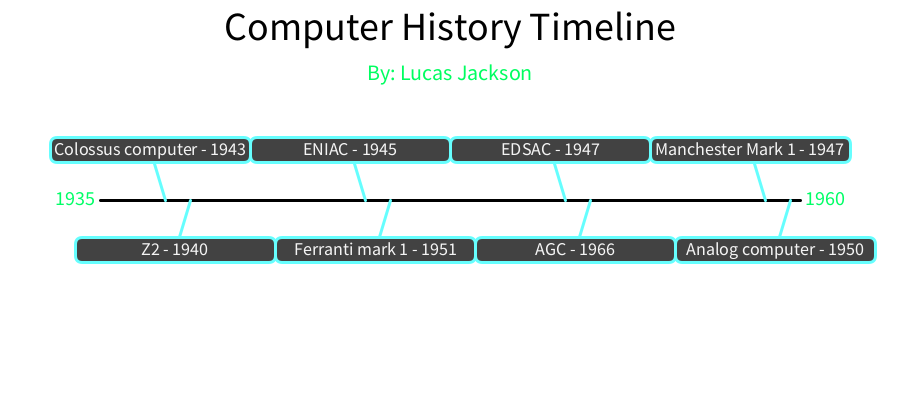
Frame 1 (no input)
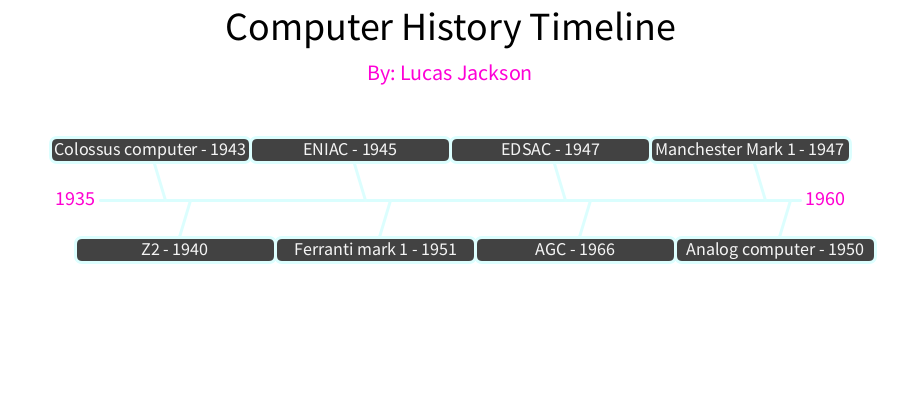
Frame 60 (the mouse pressed at the canvas centre just before this capture)
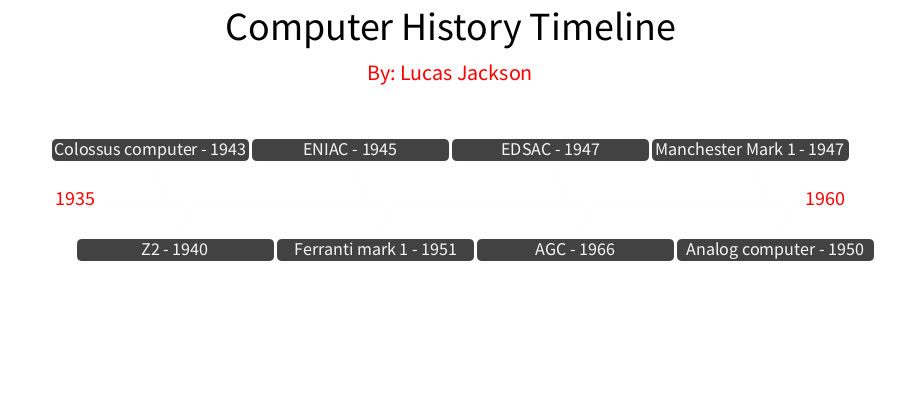
Frame 120 (the mouse held since frame 60 and released just before this capture)

The Processing sketch that drew these frames (run headless with seeded random() and noise(); from frame 60 on, the mouse is pressed at the canvas centre):

// Processing sketch: History_Of_Computers
// ── History_Of_Computers.pde
//Lucas Jackson | History of Computers | Sept 8 2022
int f=0;
void setup() {
  size(900, 400);
  background(255);
  
}

void draw() {
  background(255);
  
  // Render/Make Title
  fill(0);
  textAlign(CENTER);
  textSize(40);
  text("Computer History Timeline", width/2, 40);
  textSize(22);
  colorMode(HSB);
  if(f >= 255) {f = 0;} else {f++;}
  fill(f+100,254,254);
  text("By: Lucas Jackson", width/2, 80);
  colorMode(RGB);
  fill(254);

  //Render/Make Timeline
  strokeWeight(3);
  line(100, 200, 800, 200);
  textSize(20);
  colorMode(HSB);
  if(f >= 255) {f = 0;} else {f++;}
  fill(f+100,254,254);
  text("1935", 75, 205);
  text("1960",825, 205);
  colorMode(RGB);
  fill(256);
  // Render/Make Timeline Items
  fill(f+100,254,254);
  stroke(f+100,254,254);
  histEvent(150,150,"Colossus computer - 1943","Created by tommy flowers \n designed to solve a problem posed by a mathematician", true);
  histEvent(350,150,"ENIAC - 1945","First programmable, electronic, general-purpose digital computer, \n created by John Mauchly and J. presper eckert", true);  
  histEvent(550,150,"EDSAC - 1947","created by Maurice Wilkes \n intending to develop a commercially applied computer and succeeding in Lyons development of LEO", true);
  histEvent(750,150,"Manchester Mark 1 - 1947","Made by a team of 4 it allowed researchers to gain experience in the practical use of computers \n pioneering inclusion of index registers", true);
  histEvent(175,250,"Z2 - 1940","completed by Zuse in his parents home in 1940 the computer weighed more than 600lbs", false);
  histEvent(375,250,"Ferranti mark 1 - 1951","Produced by british electrical engineering firm \n it is the tidied up and commercialized version of the manchester mark 1", false);
  histEvent(575,250,"AGC - 1966","Created by charles stark draper laboratory \n provided computation and electronic interfaces for guidance, navigation, and control of the spacecraft.", false);
  histEvent(775,250,"Analog computer - 1950","It uses the continuous variation aspect of physical phenomena such as electrical, mechanical, or hydraulic, \n and it was created by mihailo petrovic alas", false);

}

void histEvent(int x, int y,String title, String detail, boolean top) {
  if(top == true) {
      line(x,y, x+15, y+50);
  } else {
      line(x,y, x+15, y-50);

  }
  rectMode(CENTER);
  fill(66);
  rect(x,y,200,25,7);
  fill(244);
  textSize(18);
  text(title,x,y+5);
  if(mouseX > x-75 && mouseX < x+75 && mouseY > y-15 && mouseY < y+15) {
    fill(0);
    text(detail,width/2,350);
  }
}
